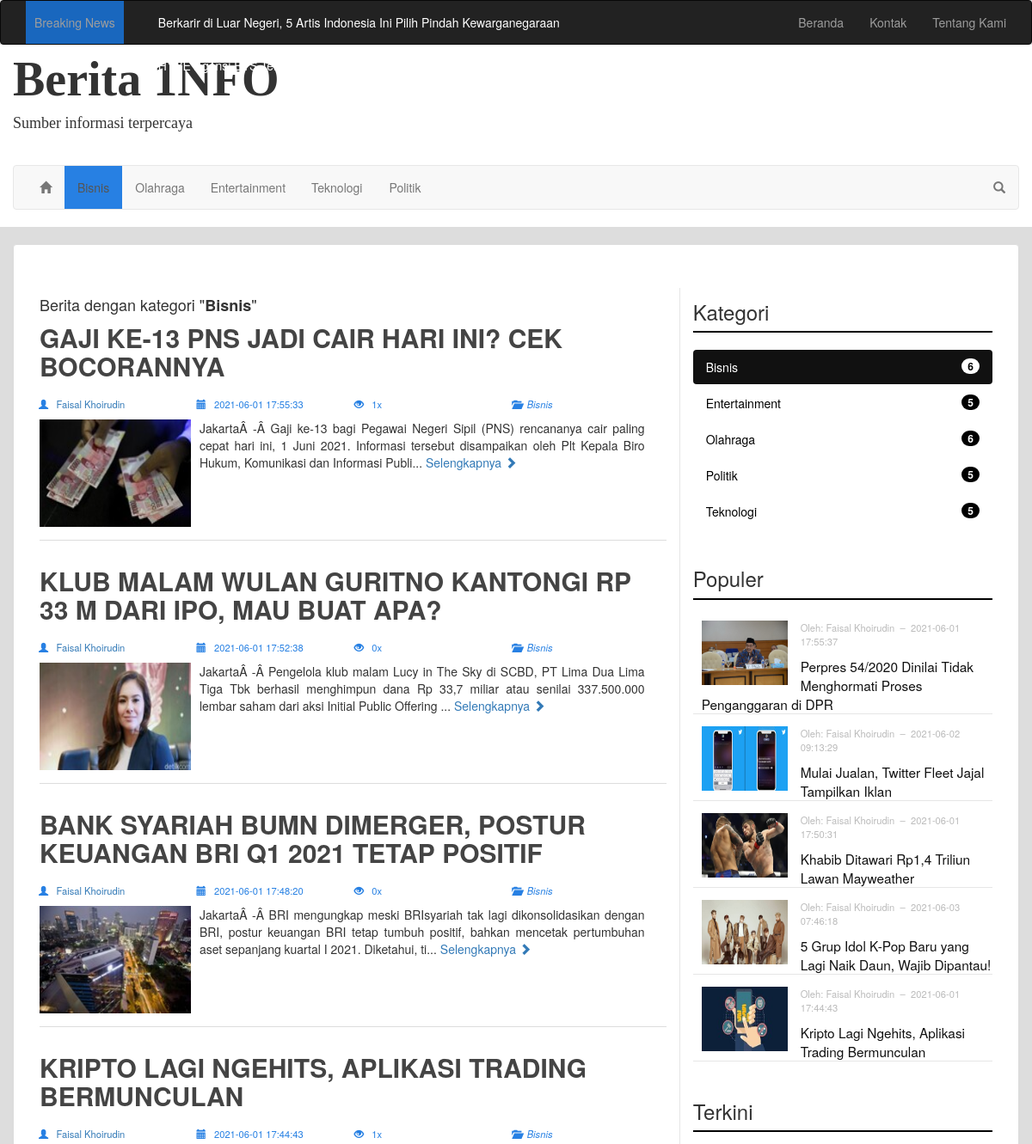
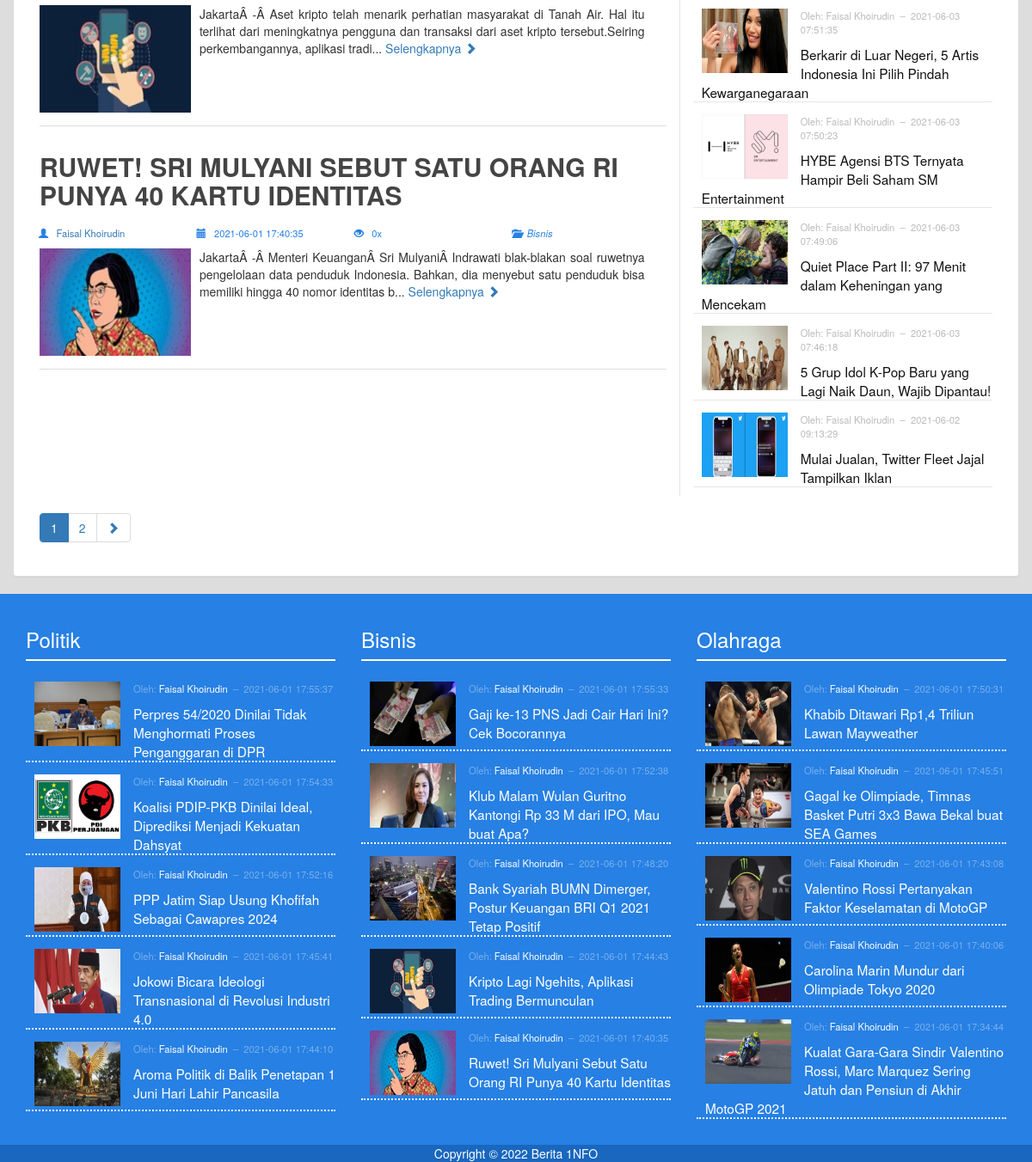
/kategori.php?id=10&kat=bisnis, run on the app's committed database (2 pictures, top to bottom).
### tables this page shows
CREATE TABLE `berita` (
  `id_berita` int(11) NOT NULL,
  `judul` varchar(100) NOT NULL,
  `id_kategori` int(11) NOT NULL,
  `gambar` varchar(100) NOT NULL,
  `teks_berita` text NOT NULL,
  `tgl_posting` datetime NOT NULL,
  `id_admin` int(11) NOT NULL,
  `dilihat` int(11) NOT NULL
);

CREATE TABLE `halaman` (
  `id_hal` int(11) NOT NULL,
  `nm_halaman` varchar(30) NOT NULL,
  `link` varchar(30) NOT NULL
);

CREATE TABLE `kategori` (
  `id_kategori` int(11) NOT NULL,
  `kategori` varchar(30) NOT NULL
);

### kategori.php (the view, shortened to what the rows shown need)
<?php include 'header.php';
$limit = 5;
if(isset($_GET['p'])){
    $noPage = $koneksi->real_escape_string($_GET['p']);
}
else $noPage = 1;
$offset = ($noPage - 1) * $limit;
$sqlKategori = "SELECT kategori FROM kategori WHERE id_kategori='".$koneksi->real_escape_string($_GET['id'])."'";
$qryKategori = $koneksi->query($sqlKategori);
$jumlah = $qryKategori->num_rows;
if ($jumlah > 0) {
	$kategori = $qryKategori->fetch_assoc();
	$sqlIndex = "SELECT
	berita.id_berita,
	berita.judul,
	berita.gambar,
	berita.teks_berita,
	berita.tgl_posting,
	berita.dilihat,
	admin.id_admin,
	admin.nama_admin,
	kategori.id_kategori,
	kategori.kategori
	FROM
	admin
	INNER JOIN berita ON admin.id_admin = berita.id_admin
	INNER JOIN kategori ON kategori.id_kategori = berita.id_kategori
	WHERE kategori.id_kategori = '".$koneksi->real_escape_string($_GET['id'])."'
	ORDER BY
	berita.tgl_posting DESC
	LIMIT ".$koneksi->real_escape_string($offset).",". $koneksi->real_escape_string($limit);
	$qryIndex = $koneksi->query($sqlIndex);
} else {
	echo "<script>window.location = '404.php'</script>";
}
?>
<div class="container-fluid">
	<div class="row">
		<div class="container konten-wrapper">
			<div class="panel panel-default">
				<div class="panel-body main">
					<div class="col-md-8">
						<h4>Berita dengan kategori "<strong><?php echo $kategori['kategori']; ?></strong>"</h4>
						<?php while ($post_kat = $qryIndex->fetch_assoc()) { ?>
						<div class="post">
							<div class="row post-title">
								<div class="col-sm-12">
									<a href="<?php echo $base_url."detail.php?id=".$post_kat['id_berita']."&amp;judul=".strtolower(str_replace(" ", "-",$post_kat['judul'])); ?>">
										<h2><?php echo strtoupper($post_kat['judul']); ?></h2>
									</a>
								</div>
							</div>
							<div class="row post-meta">
								<div class="col-sm-3">
									<i class="glyphicon glyphicon-user"></i>&nbsp;&nbsp;
									<a href="<?php echo $base_url."penulis.php?id=".$post_kat['id_admin']; ?>">
										<?php echo $post_kat['nama_admin']; ?>
									</a>
								</div>
								<div class="col-sm-3">
									<i class="glyphicon glyphicon-calendar"></i>&nbsp;&nbsp;
									<?php echo $post_kat['tgl_posting']; ?>
								</div>
								<div class="col-sm-3">
									<i class="glyphicon glyphicon-eye-open"></i>&nbsp;&nbsp;
									<?php echo $post_kat['dilihat']; ?>x
								</div>
								<div class="col-sm-3">
									<i class="glyphicon glyphicon-folder-open"></i>&nbsp;&nbsp;<em><?php echo $post_kat['kategori']; ?></em>
								</div>
							</div>
							<div class="row post-content">
								<div class="col-sm-12 excerpt">
									<img src="<?php echo $base_url."images/".$post_kat['gambar']; ?>" class="wow fadeIn">
									<?php echo substr(strip_tags($post_kat['teks_berita']), 0,200) . "..."; ?>
									<a href="<?php echo $base_url."detail.php?id=".$post_kat['id_berita']."&amp;judul=".
									strtolower(str_replace(' ', '-', $post_kat['judul'])); ?>">
										Selengkapnya <i class="glyphicon glyphicon-chevron-right"></i>
									</a>
								</div>
							</div>
						</div>
						<?php } ?>
					</div>
					<?php include 'sidebar.php'; ?>
				</div>
			</div>
		</div>
	</div>
</div>
<?php include 'footer.php'; ?>

### header.php (shortened to what the rows shown need)
<?php
require_once 'config/config.php';
require_once 'config/koneksi.php';
require_once 'lib/site_title.php';
$sqlHal = 'SELECT * FROM halaman';
$qryHal = $koneksi->query($sqlHal) or die($koneksi->error);
$sqlKat = 'SELECT
kategori.id_kategori,
kategori.kategori
FROM
kategori
INNER JOIN berita ON kategori.id_kategori = berita.id_kategori
GROUP BY
kategori.kategori
ORDER BY
kategori.id_kategori ASC
LIMIT 0, 5';
$qryKat = $koneksi->query($sqlKat) or die($koneksi->error);
$sqlBreaking = 'SELECT berita.id_berita, berita.judul FROM berita ORDER BY berita.tgl_posting DESC LIMIT 0, 5';
$qryBreaking = $koneksi->query($sqlBreaking);
$url = $_SERVER['REQUEST_URI'];
$explode_url = explode("/", $url);
?>
<!DOCTYPE html>
<html lang="en">
<head>
  <link rel="stylesheet" href="assets/bootstrap/css/bootstrap.min.css">
  <link rel="stylesheet" href="assets/wow/css/animate.css">
  <link rel="stylesheet" href="assets/font-awesome/css/font-awesome.min.css">
  <link rel="stylesheet" href="dist/css/hover-min.css">
  <link rel="stylesheet" href="dist/css/style.css">
</head>
<body>
  <div class="container-fluid wrapper">
    <div class="row">
      <nav class="navbar navbar-inverse navbar-top">
        <div class="container">
          <div class="collapse navbar-collapse" id="bs-example-navbar-collapse-1">
            <ul class="nav navbar-nav headline-container">
              <li>
                <ul id="headlines" class="headlines">
                  <?php while ($breaking_news = $qryBreaking->fetch_array()) { ?>
                  <li>
                    <a
                      href="<?php echo $base_url."detail.php?id=".$breaking_news['id_berita']."&amp;judul=".strtolower(str_replace(" ", "-", $breaking_news['judul'])); ?>">
                      <?php echo $breaking_news['judul']; ?>
                    </a>
                  </li>
                  <?php } ?>
                </ul>
              </li>
            </ul>
            <ul class="nav navbar-nav navbar-right">
              <?php
                while ($hal=$qryHal->fetch_array()) {
                  if ($hal['link'] == $explode_url[2]) {
              ?>
              <li class="active"><a href="<?php echo $base_url.$hal['link']; ?>"><?php echo $hal['nm_halaman']; ?></a>
              </li>
              <?php
                  } else {
                    ?>
              <li><a href="<?php echo $base_url.$hal['link']; ?>"><?php echo $hal['nm_halaman']; ?></a></li>
              <?php
                  }
              ?>
              <?php } ?>
            </ul>
          </div>
        </div>
      </nav>
    </div>
    <div class="row header-wrapper">
      <div class="container">
        <nav class="navbar navbar-default navbar-bottom">
          <div class="container-fluid">
            <div class="collapse navbar-collapse" id="bs-example-navbar-collapse-2">
              <ul class="nav navbar-nav">
                <?php while ($kat_menu=$qryKat->fetch_array()) { ?>
                <?php if (isset($_GET['kat']) && $kat_menu['id_kategori'] == $_GET['id']) { ?>
                <li class="active">
                  <a class="hvr-sweep-to-top"
                    href="<?php echo $base_url."kategori.php?id=".$kat_menu['id_kategori']."&amp;kat=".strtolower($kat_menu['kategori']); ?>">
                    <?php echo $kat_menu['kategori']; ?>
                  </a>
                </li>
                <?php } else { ?>
                <li>
                  <a class="hvr-sweep-to-top"
                    href="<?php echo $base_url."kategori.php?id=".$kat_menu['id_kategori']."&amp;kat=".strtolower($kat_menu['kategori']); ?>">
                    <?php echo $kat_menu['kategori']; ?>
                  </a>
                </li>
                <?php } ?>
                <?php } ?>
              </ul>
            </div>
          </div>
        </nav>
      </div>
    </div>
  </div>

### sidebar.php (shortened to what the rows shown need)
<?php
$kategori_list = 'SELECT
					kategori.kategori,
					Count(berita.id_berita) AS jumlah,
					kategori.id_kategori
					FROM
					berita
					INNER JOIN kategori ON berita.id_kategori = kategori.id_kategori
					GROUP BY
					kategori.kategori,
					kategori.id_kategori';
$list_kategori = $koneksi->query($kategori_list) or die($koneksi->error);
$terkini = 'SELECT
berita.id_berita,
berita.judul,
berita.gambar,
berita.tgl_posting,
berita.id_admin,
admin.nama_admin
FROM
berita
INNER JOIN admin ON berita.id_admin = admin.id_admin
ORDER BY
berita.tgl_posting DESC
LIMIT 0, 5
';
$populer = 'SELECT
berita.id_berita,
berita.judul,
berita.gambar,
berita.tgl_posting,
admin.nama_admin,
berita.id_admin,
berita.dilihat
FROM
berita
INNER JOIN admin ON berita.id_admin = admin.id_admin
ORDER BY
berita.dilihat DESC
LIMIT 0, 5
';
$list_terkini = $koneksi->query($terkini) or die ($koneksi->error);
$list_populer = $koneksi->query($populer) or die ($koneksi->error);
?>
					<div class="col-md-4 sidebar">
						<div class="sidebar-item kategori">
							<h3 class="page-header">Kategori</h5>
							<ul class="nav nav-pills nav-stacked nav-kat">
							<?php while ($data_kat = $list_kategori->fetch_array()) { ?>
							<?php if (isset($_GET['kat']) && $data_kat['id_kategori'] == $_GET['id'] ) { ?>
								<li class="active">
									<a href="<?php echo $base_url."kategori.php?id=".$data_kat['id_kategori']."&amp;kat=".strtolower($data_kat['kategori']); ?>">
									<?php echo $data_kat['kategori']; ?> <span class="badge pull-right"><?php echo $data_kat['jumlah'] ?></span></a>
								</li>
							<?php } else { ?>
								<li>
									<a href="<?php echo $base_url."kategori.php?id=".$data_kat['id_kategori']."&amp;kat=".strtolower($data_kat['kategori']); ?>">
									<?php echo $data_kat['kategori']; ?> <span class="badge pull-right"><?php echo $data_kat['jumlah'] ?></span></a>
								</li>
							<?php } ?>
							<?php } ?>
							</ul>
						</div>
						<div class="sidebar-item">
							<ul class="news-list">
							<?php while ($populer_list = $list_populer->fetch_array()) { ?>
								<li>
									<a <a href="<?php echo $base_url."detail.php?id=".$populer_list['id_berita']."&amp;judul=".strtolower(str_replace(" ", "-", $populer_list['judul'])); ?>">
										<img src="<?php echo $base_url."images/".$populer_list['gambar']; ?>" class="img-responsive wow fadeIn">
									</a>
									<p>Oleh: <a href="<?php echo $base_url."penulis.php?id=".$populer_list['id_admin']; ?>"><?php echo $populer_list['nama_admin']; ?></a>&nbsp;&nbsp;&ndash;&nbsp;&nbsp;<?php echo $populer_list['tgl_posting']; ?></p>
									<a href="<?php echo $base_url."detail.php?id=".$populer_list['id_berita']."&amp;judul=".strtolower(str_replace(" ", "-", $populer_list['judul'])); ?>">
										<?php echo $populer_list['judul']; ?>
									</a>
								</li>
							<?php } ?>
							</ul>
						</div>
						<div class="sidebar-item">
							<ul class="news-list">
							<?php while ($terkini_list = $list_terkini->fetch_array()) { ?>
								<li>
									<a href="<?php echo $base_url."detail.php?id=".$terkini_list['id_berita']."&amp;judul=".strtolower(str_replace(" ", "-", $terkini_list['judul'])); ?>">
										<img src="<?php echo $base_url."images/".$terkini_list['gambar']; ?>" class="img-responsive wow fadeIn">
									</a>
									<p>Oleh: <a href="<?php echo $base_url."penulis.php?id=".$terkini_list['id_admin']; ?>"><?php echo $terkini_list['nama_admin']; ?></a>&nbsp;&nbsp;&ndash;&nbsp;&nbsp;<?php echo $terkini_list['tgl_posting']; ?></p>
									<a href="<?php echo $base_url."detail.php?id=".$terkini_list['id_berita']."&amp;judul=".strtolower(str_replace(" ", "-", $terkini_list['judul'])); ?>">
										<?php echo $terkini_list['judul']; ?>
									</a>
								</li>
							<?php } ?>
							</ul>
						</div>
					</div>

### footer.php (shortened to what the rows shown need)
<?php
$politik = 'SELECT
berita.id_berita,
berita.judul,
berita.gambar,
berita.tgl_posting,
berita.id_admin,
admin.nama_admin,
berita.dilihat,
kategori.id_kategori
FROM
berita
INNER JOIN admin ON berita.id_admin = admin.id_admin
INNER JOIN kategori ON kategori.id_kategori = berita.id_kategori
WHERE
berita.id_kategori = "16"
ORDER BY
berita.tgl_posting DESC
LIMIT 0, 5';
$olahraga = 'SELECT
berita.id_berita,
berita.judul,
berita.gambar,
berita.tgl_posting,
berita.id_admin,
admin.nama_admin,
berita.dilihat,
kategori.id_kategori
FROM
berita
INNER JOIN admin ON berita.id_admin = admin.id_admin
INNER JOIN kategori ON kategori.id_kategori = berita.id_kategori
WHERE
berita.id_kategori = "11"
ORDER BY
berita.tgl_posting DESC
LIMIT 0, 5';
$bisnis = 'SELECT
berita.id_berita,
berita.judul,
berita.gambar,
berita.tgl_posting,
berita.id_admin,
admin.nama_admin,
berita.dilihat,
kategori.id_kategori
FROM
berita
INNER JOIN admin ON berita.id_admin = admin.id_admin
INNER JOIN kategori ON kategori.id_kategori = berita.id_kategori
WHERE
berita.id_kategori = "10"
ORDER BY
berita.tgl_posting DESC
LIMIT 0, 5';
$list_politik = $koneksi->query($politik) or die("Error Politik:".$koneksi->error);
$list_olahraga = $koneksi->query($olahraga) or die("Error Olahraga".$koneksi->error);
$list_bisnis = $koneksi->query($bisnis) or die("Error Bisnis".$koneksi->error);
 ?>
<div class="container-fluid footer">
	<div class="row footer-upper">
		<div class="container">
			<div class="col-md-4">
				<ul class="news-list">
				<?php while ($politik_list = $list_politik->fetch_array()) { ?>
					<li>
						<a href="<?php echo $base_url."detail.php?id=".$politik_list['id_berita']."&amp;judul=".strtolower(str_replace(" ", "-", $politik_list['judul'])); ?>">
							<img src="<?php echo $base_url."images/".$politik_list['gambar']; ?>" class="img-responsive wow fadeIn">
						</a>
						<p>Oleh: <a href="<?php echo $base_url."penulis.php?id=".$politik_list['id_admin']; ?>"><?php echo $politik_list['nama_admin']; ?></a>&nbsp;&nbsp;&ndash;&nbsp;&nbsp;<?php echo $politik_list['tgl_posting']; ?></p>
						<a href="<?php echo $base_url."detail.php?id=".$politik_list['id_berita']."&amp;judul=".strtolower(str_replace(" ", "-", $politik_list['judul'])); ?>">
							<?php echo $politik_list['judul']; ?>
						</a>
					</li>
				<?php } ?>
				</ul>
			</div>
			<div class="col-md-4">
				<ul class="news-list">
				<?php while ($bisnis_list = $list_bisnis->fetch_array()) { ?>
					<li>
						<a href="<?php echo $base_url."detail.php?id=".$bisnis_list['id_berita']."&amp;judul=".strtolower(str_replace(" ", "-", $bisnis_list['judul'])); ?>">
							<img src="<?php echo $base_url."images/".$bisnis_list['gambar']; ?>" class="img-responsive wow fadeIn">
						</a>
						<p>Oleh: <a href="<?php echo $base_url."penulis.php?id=".$bisnis_list['id_admin']; ?>"><?php echo $bisnis_list['nama_admin']; ?></a>&nbsp;&nbsp;&ndash;&nbsp;&nbsp;<?php echo $bisnis_list['tgl_posting']; ?></p>
						<a href="<?php echo $base_url."detail.php?id=".$bisnis_list['id_berita']."&amp;judul=".strtolower(str_replace(" ", "-", $bisnis_list['judul'])); ?>">
							<?php echo $bisnis_list['judul']; ?>
						</a>
					</li>
				<?php } ?>
				</ul>
			</div>
			<div class="col-md-4">
				<ul class="news-list">
				<?php while ($olahraga_list = $list_olahraga->fetch_array()) { ?>
					<li>
						<a href="<?php echo $base_url."detail.php?id=".$olahraga_list['id_berita']."&amp;judul=".strtolower(str_replace(" ", "-", $olahraga_list['judul'])); ?>">
							<img src="<?php echo $base_url."images/".$olahraga_list['gambar']; ?>" class="img-responsive wow fadeIn">
						</a>
						<p>Oleh: <a href="<?php echo $base_url."penulis.php?id=".$olahraga_list['id_admin']; ?>"><?php echo $olahraga_list['nama_admin']; ?></a>&nbsp;&nbsp;&ndash;&nbsp;&nbsp;<?php echo $olahraga_list['tgl_posting']; ?></p>
						<a href="<?php echo $base_url."detail.php?id=".$olahraga_list['id_berita']."&amp;judul=".strtolower(str_replace(" ", "-", $olahraga_list['judul'])); ?>">
							<?php echo $olahraga_list['judul']; ?>
						</a>
					</li>
				<?php } ?>
				</ul>
			</div>
		</div>
	</div>
</div>
</body>
</html>

### data on the page
berita: judul "Berkarir di Luar Negeri, 5 Artis Indonesia Ini Pilih Pindah Kewarganegaraan", gambar (picture), id_admin.nama_admin "Faisal Khoirudin", tgl_posting "2021-06-03 07:51:35"
berita: judul "HYBE Agensi BTS Ternyata Hampir Beli Saham SM Entertainment", gambar (picture), id_admin.nama_admin "Faisal Khoirudin", tgl_posting "2021-06-03 07:50:23"
halaman: nm_halaman "Kontak"
halaman: nm_halaman "Tentang Kami"
kategori: kategori "Bisnis", jumlah "6"
kategori: kategori "Olahraga", jumlah "6"
kategori: kategori "Entertainment", jumlah "5"
kategori: kategori "Teknologi", jumlah "5"
kategori: kategori "Politik", jumlah "5"
berita: judul "GAJI KE-13 PNS JADI CAIR HARI INI? CEK BOCORANNYA", id_admin.nama_admin "Faisal Khoirudin", tgl_posting "2021-06-01 17:55:33", dilihat "1", id_kategori.kategori "Bisnis", gambar (picture), teks_berita "JakartaÂ -Â Gaji ke-13 bagi Pegawai Negeri Sipil (PNS) rencananya cair paling cepat hari ini, 1 Juni 2021. Informasi tersebut disampaikan oleh Plt Kepala Biro Hukum, Komunikasi dan Informasi Publi", judul "Gaji ke-13 PNS Jadi Cair Hari Ini? Cek Bocorannya"
berita: judul "KLUB MALAM WULAN GURITNO KANTONGI RP 33 M DARI IPO, MAU BUAT APA?", id_admin.nama_admin "Faisal Khoirudin", tgl_posting "2021-06-01 17:52:38", dilihat "0", id_kategori.kategori "Bisnis", gambar (picture), teks_berita "JakartaÂ -Â Pengelola klub malam Lucy in The Sky di SCBD, PT Lima Dua Lima Tiga Tbk berhasil menghimpun dana Rp 33,7 miliar atau senilai 337.500.000 lembar saham dari aksi Initial Public Offering", judul "Klub Malam Wulan Guritno Kantongi Rp 33 M dari IPO, Mau buat Apa?"
berita: judul "BANK SYARIAH BUMN DIMERGER, POSTUR KEUANGAN BRI Q1 2021 TETAP POSITIF", id_admin.nama_admin "Faisal Khoirudin", tgl_posting "2021-06-01 17:48:20", dilihat "0", id_kategori.kategori "Bisnis", gambar (picture), teks_berita "JakartaÂ -Â BRI mengungkap meski BRIsyariah tak lagi dikonsolidasikan dengan BRI, postur keuangan BRI tetap tumbuh positif, bahkan mencetak pertumbuhan aset sepanjang kuartal I 2021. Diketahui, ti", judul "Bank Syariah BUMN Dimerger, Postur Keuangan BRI Q1 2021 Tetap Positif"
berita: judul "KRIPTO LAGI NGEHITS, APLIKASI TRADING BERMUNCULAN", id_admin.nama_admin "Faisal Khoirudin", tgl_posting "2021-06-01 17:44:43", dilihat "1", id_kategori.kategori "Bisnis", gambar (picture), teks_berita "JakartaÂ -Â Aset kripto telah menarik perhatian masyarakat di Tanah Air. Hal itu terlihat dari meningkatnya pengguna dan transaksi dari aset kripto tersebut.Seiring perkembangannya, aplikasi tradi", judul "Kripto Lagi Ngehits, Aplikasi Trading Bermunculan"
berita: judul "RUWET! SRI MULYANI SEBUT SATU ORANG RI PUNYA 40 KARTU IDENTITAS", id_admin.nama_admin "Faisal Khoirudin", tgl_posting "2021-06-01 17:40:35", dilihat "0", id_kategori.kategori "Bisnis", gambar (picture), teks_berita "JakartaÂ -Â Menteri KeuanganÂ Sri MulyaniÂ Indrawati blak-blakan soal ruwetnya pengelolaan data penduduk Indonesia. Bahkan, dia menyebut satu penduduk bisa memiliki hingga 40 nomor identitas b", judul "Ruwet! Sri Mulyani Sebut Satu Orang RI Punya 40 Kartu Identitas"
berita: gambar (picture), id_admin.nama_admin "Faisal Khoirudin", tgl_posting "2021-06-01 17:55:37", judul "Perpres 54/2020 Dinilai Tidak Menghormati Proses Penganggaran di DPR"
berita: gambar (picture), id_admin.nama_admin "Faisal Khoirudin", tgl_posting "2021-06-02 09:13:29", judul "Mulai Jualan, Twitter Fleet Jajal Tampilkan Iklan"
berita: gambar (picture), id_admin.nama_admin "Faisal Khoirudin", tgl_posting "2021-06-01 17:50:31", judul "Khabib Ditawari Rp1,4 Triliun Lawan Mayweather"
berita: gambar (picture), id_admin.nama_admin "Faisal Khoirudin", tgl_posting "2021-06-03 07:46:18", judul "5 Grup Idol K-Pop Baru yang Lagi Naik Daun, Wajib Dipantau!"
berita: gambar (picture), id_admin.nama_admin "Faisal Khoirudin", tgl_posting "2021-06-03 07:49:06", judul "Quiet Place Part II: 97 Menit dalam Keheningan yang Mencekam"
berita: gambar (picture), id_admin.nama_admin "Faisal Khoirudin", tgl_posting "2021-06-01 17:54:33", judul "Koalisi PDIP-PKB Dinilai Ideal, Diprediksi Menjadi Kekuatan Dahsyat"
berita: gambar (picture), id_admin.nama_admin "Faisal Khoirudin", tgl_posting "2021-06-01 17:52:16", judul "PPP Jatim Siap Usung Khofifah Sebagai Cawapres 2024"
berita: gambar (picture), id_admin.nama_admin "Faisal Khoirudin", tgl_posting "2021-06-01 17:45:41", judul "Jokowi Bicara Ideologi Transnasional di Revolusi Industri 4.0"
berita: gambar (picture), id_admin.nama_admin "Faisal Khoirudin", tgl_posting "2021-06-01 17:44:10", judul "Aroma Politik di Balik Penetapan 1 Juni Hari Lahir Pancasila"
berita: gambar (picture), id_admin.nama_admin "Faisal Khoirudin", tgl_posting "2021-06-01 17:45:51", judul "Gagal ke Olimpiade, Timnas Basket Putri 3x3 Bawa Bekal buat SEA Games"
berita: gambar (picture), id_admin.nama_admin "Faisal Khoirudin", tgl_posting "2021-06-01 17:43:08", judul "Valentino Rossi Pertanyakan Faktor Keselamatan di MotoGP"
berita: gambar (picture), id_admin.nama_admin "Faisal Khoirudin", tgl_posting "2021-06-01 17:40:06", judul "Carolina Marin Mundur dari Olimpiade Tokyo 2020"
berita: gambar (picture), id_admin.nama_admin "Faisal Khoirudin", tgl_posting "2021-06-01 17:34:44", judul "Kualat Gara-Gara Sindir Valentino Rossi, Marc Marquez Sering Jatuh dan Pensiun di Akhir MotoGP 2021"
